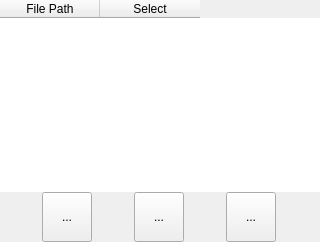
            <widget class="QWidget" name="gcode_load">
             <property name="sizePolicy">
              <sizepolicy hsizetype="Fixed" vsizetype="Fixed">
               <horstretch>0</horstretch>
               <verstretch>0</verstretch>
              </sizepolicy>
             </property>
             <attribute name="title">
              <string>GCode</string>
             </attribute>
             <layout class="QVBoxLayout" name="verticalLayout_11">
              <property name="spacing">
               <number>0</number>
              </property>
              <property name="leftMargin">
               <number>0</number>
              </property>
              <property name="topMargin">
               <number>0</number>
              </property>
              <property name="rightMargin">
               <number>0</number>
              </property>
              <property name="bottomMargin">
               <number>0</number>
              </property>
              <item>
               <widget class="QTableWidget" name="gcode_tw">
                <property name="sizePolicy">
                 <sizepolicy hsizetype="Fixed" vsizetype="Expanding">
                  <horstretch>0</horstretch>
                  <verstretch>0</verstretch>
                 </sizepolicy>
                </property>
                <property name="minimumSize">
                 <size>
                  <width>320</width>
                  <height>0</height>
                 </size>
                </property>
                <property name="maximumSize">
                 <size>
                  <width>320</width>
                  <height>16777215</height>
                 </size>
                </property>
                <property name="frameShape">
                 <enum>QFrame::NoFrame</enum>
                </property>
                <property name="horizontalScrollBarPolicy">
                 <enum>Qt::ScrollBarAlwaysOff</enum>
                </property>
                <property name="selectionMode">
                 <enum>QAbstractItemView::MultiSelection</enum>
                </property>
                <property name="selectionBehavior">
                 <enum>QAbstractItemView::SelectRows</enum>
                </property>
                <property name="showGrid">
                 <bool>false</bool>
                </property>
                <property name="columnCount">
                 <number>2</number>
                </property>
                <attribute name="horizontalHeaderCascadingSectionResizes">
                 <bool>true</bool>
                </attribute>
                <column>
                 <property name="text">
                  <string>File Path</string>
                 </property>
                </column>
                <column>
                 <property name="text">
                  <string>Select</string>
                 </property>
                </column>
               </widget>
              </item>
              <item>
               <layout class="QHBoxLayout" name="horizontalLayout_10">
                <item>
                 <widget class="QToolButton" name="upload_temp_tb">
                  <property name="minimumSize">
                   <size>
                    <width>50</width>
                    <height>50</height>
                   </size>
                  </property>
                  <property name="statusTip">
                   <string>Reload gcode files generated.</string>
                  </property>
                  <property name="text">
                   <string>...</string>
                  </property>
                  <property name="icon">
                   <iconset resource="app_resources.qrc">
                    <normaloff>:/resources/resources/icons/white-upload-file.svg</normaloff>
                    <normalon>:/resources/resources/icons/white-upload-file.svg</normalon>
                    <disabledoff>:/resources/resources/icons/gray-upload-file.svg</disabledoff>
                    <disabledon>:/resources/resources/icons/gray-upload-file.svg</disabledon>:/resources/resources/icons/white-upload-file.svg</iconset>
                  </property>
                 </widget>
                </item>
                <item>
                 <widget class="QToolButton" name="open_gcode_tb">
                  <property name="sizePolicy">
                   <sizepolicy hsizetype="Fixed" vsizetype="Fixed">
                    <horstretch>0</horstretch>
                    <verstretch>0</verstretch>
                   </sizepolicy>
                  </property>
                  <property name="minimumSize">
                   <size>
                    <width>50</width>
                    <height>50</height>
                   </size>
                  </property>
                  <property name="statusTip">
                   <string>Load gcode files.</string>
                  </property>
                  <property name="text">
                   <string>...</string>
                  </property>
                  <property name="icon">
                   <iconset resource="app_resources.qrc">
                    <normaloff>:/resources/resources/icons/white-open-folder.svg</normaloff>:/resources/resources/icons/white-open-folder.svg</iconset>
                  </property>
                  <property name="shortcut">
                   <string>Ctrl+G</string>
                  </property>
                 </widget>
                </item>
                <item>
                 <widget class="QToolButton" name="remove_gcode_tb">
                  <property name="minimumSize">
                   <size>
                    <width>50</width>
                    <height>50</height>
                   </size>
                  </property>
                  <property name="statusTip">
                   <string>Remove gcode files.</string>
                  </property>
                  <property name="text">
                   <string>...</string>
                  </property>
                  <property name="icon">
                   <iconset resource="app_resources.qrc">
                    <normaloff>:/resources/resources/icons/white-delete.svg</normaloff>:/resources/resources/icons/white-delete.svg</iconset>
                  </property>
                 </widget>
                </item>
               </layout>
              </item>
             </layout>
            </widget>
